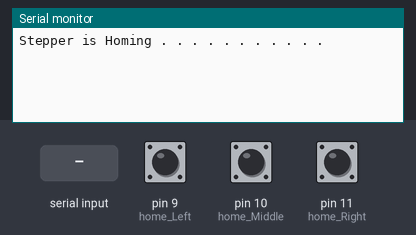
Simulated run of this sketch. Board: Arduino Uno, built with avr-gcc and run on an emulated ATmega328P. On the bench: the last lines printed to the serial monitor. The test bench sets the inputs (shaded band); at power-on: pin 9 (home_Left) HIGH, pin 10 (home_Middle) HIGH, pin 11 (home_Right) HIGH.

Above: at 0.8 s.
0.9 s: pin 9 (home_Left) pulled LOW for 0.15 s
At 1.4 s:
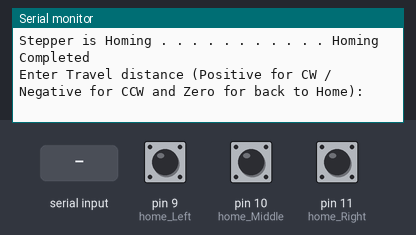
2.5 s: "90,45\n" received over Serial
At 3.9 s:
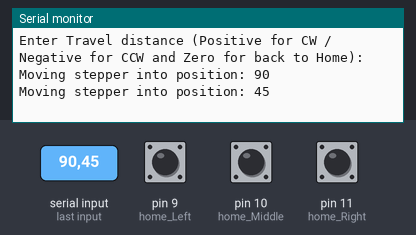
5.0 s: "30,150\n" received over Serial
At 7.0 s:
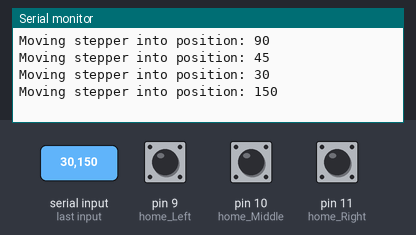
Timing chart, 0 to 8.5 s (numbered marks = the images above; inputs shaded):
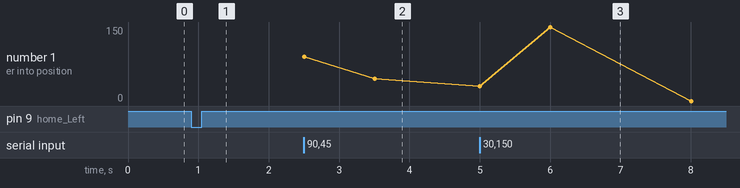

Measured:
- after the input at 0.9 s, the serial monitor: prints a new line at once (image 1)
- after the input at 2.5 s, the serial monitor: prints a new line at once (image 2)
- after the input at 5.0 s, the serial monitor: prints a new line at once (image 3)

The sketch:

Wet_floor_sign_project_2.ino
```cpp
//created by Ishan_Sachintha https://www.fiverr.com/share/bog1XW

#include "AccelStepper.h"
// Library created by Mike McCauley at http://www.airspayce.com/mikem/arduino/AccelStepper/

// AccelStepper Setup
const int EnPin = 8;
AccelStepper stepper_Left(1, 2, 5);
AccelStepper stepper_Middle(1, 3, 6);
AccelStepper stepper_Right(1, 4, 7);

// Define the Limit Pins used
#define home_Left 9
#define home_Middle 10
#define home_Right 11

// Stepper Travel Variables
long TravelX;  // Used to store the X value entered in the Serial Monitor
int move_finished = 1; // Used to check if move is completed
long initial_homing = -1; // Used to Home Stepper at startup


void setup() {
  Serial.begin(9600);  // Start the Serial monitor with speed of 9600 Bauds

  pinMode(home_Left, INPUT_PULLUP);
  pinMode(home_Middle, INPUT_PULLUP);
  pinMode(home_Right, INPUT_PULLUP);


  delay(5);
  //  Set Max Speed and Acceleration of each Steppers at startup for homing
  stepper_Left.setMaxSpeed(100.0);      // Set Max Speed of Stepper (Faster for regular movements)
  stepper_Left.setAcceleration(100.0);  // Set Acceleration of Stepper
  stepper_Middle.setMaxSpeed(100.0);
  stepper_Middle.setAcceleration(100.0);
  stepper_Right.setMaxSpeed(100.0);
  stepper_Right.setAcceleration(100.0);


  // Start Homing procedure of Stepper Motor at startup

  Serial.print("Stepper is Homing . . . . . . . . . . . ");

  while (digitalRead(home_Left) && digitalRead(home_Middle) && digitalRead(home_Right)) {  // Make the Steppers move CCW until the switch is activated

    if(digitalRead(home_Left)==0){
      stepper_Left.moveTo(initial_homing);
      stepper_Left.run();
    }

    if(digitalRead(home_Middle)==0){
      stepper_Middle.moveTo(initial_homing);
      stepper_Middle.run();
    }

    if(digitalRead(home_Right)==0){
      stepper_Right.moveTo(initial_homing);
      stepper_Right.run();
    }

    initial_homing--;
    delay(5);
  }


  stepper_Left.setCurrentPosition(0);
  stepper_Left.setMaxSpeed(100.0);
  stepper_Left.setAcceleration(100.0);

  stepper_Middle.setCurrentPosition(0);
  stepper_Middle.setMaxSpeed(100.0);
  stepper_Middle.setAcceleration(100.0);

  stepper_Right.setCurrentPosition(0);
  stepper_Right.setMaxSpeed(100.0);
  stepper_Right.setAcceleration(100.0);
  initial_homing = 1;

  while (!digitalRead(home_Left) && !digitalRead(home_Middle) && !digitalRead(home_Right)) { // Make the Stepper move CW until the switch is deactivated
    stepper_Left.moveTo(initial_homing);
    stepper_Middle.moveTo(initial_homing);
    stepper_Right.moveTo(initial_homing);
    stepper_Left.run();
    stepper_Middle.run();
    stepper_Right.run();
    initial_homing++;
    delay(5);
  }

  stepper_Left.setCurrentPosition(0);
  stepper_Middle.setCurrentPosition(0);
  stepper_Right.setCurrentPosition(0);
  Serial.println("Homing Completed");
  Serial.println("");
  stepper_Left.setMaxSpeed(1000.0);      // Set Max Speed of Stepper (Faster for regular movements)
  stepper_Left.setAcceleration(1000.0);  // Set Acceleration of Stepper
  stepper_Middle.setMaxSpeed(1000.0);
  stepper_Middle.setAcceleration(1000.0);
  stepper_Right.setMaxSpeed(1000.0);
  stepper_Right.setAcceleration(1000.0);

  // Print out Instructions on the Serial Monitor at Start
  Serial.println("Enter Travel distance (Positive for CW / Negative for CCW and Zero for back to Home): ");
}

void loop() {

  while (Serial.available() > 0)  { // Check if values are available in the Serial Buffer

    move_finished = 0; // Set variable for checking move of the Stepper

    TravelX = Serial.parseInt(); // Put numeric value from buffer in TravelX variable
    if (TravelX < 0 || TravelX > 1350) {  // Make sure the position entered is not beyond the HOME or MAX position
      Serial.println("");
      Serial.println("Please enter a value greater than zero and smaller or equal to 1350.....");
      Serial.println("");
    } else {
      Serial.print("Moving stepper into position: ");
      Serial.println(TravelX);

      stepper_Left.moveTo(TravelX);  // Set new moveto position of Stepper
      stepper_Middle.moveTo(TravelX);  // Set new moveto position of Stepper
      stepper_Right.moveTo(TravelX);  // Set new moveto position of Stepper

      delay(1000);  // Wait 1 seconds before moving the Stepper
    }
  }

  if (TravelX >= 0 && TravelX <= 1350) {

    // Check if the Stepper has reached desired position
    if ((stepper_Left.distanceToGo() != 0)) {

      stepper_Left.run();  // Move Stepper into position
      stepper_Middle.run();  // Move Stepper into position
      stepper_Right.run();  // Move Stepper into position

    }

    // If move is completed display message on Serial Monitor
    if ((move_finished == 0) && (stepper_Left.distanceToGo() == 0)) {
      Serial.println("COMPLETED!");
      Serial.println("");
      Serial.println("Enter Travel distance (Positive for CW / Negative for CCW and Zero for back to Home): ");
      move_finished = 1; // Reset move variable
    }
  }
}
```
